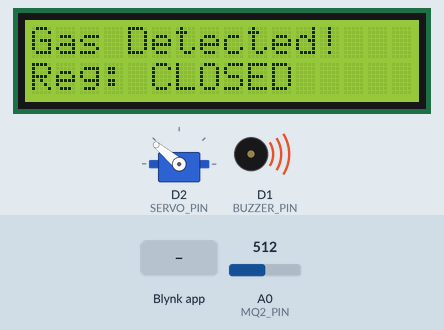
This sketch was run on a simulated ESP8266 (NodeMCU). Shown: servo, 16×2 character LCD, buzzer (waves = sounding, pin HIGH). The test bench sets the inputs (shaded band); at power-on: A0 (MQ2_PIN) = 512. WiFi joins after 1.5 s; servers stay silent unless stated; what the sketch prints to the serial monitor is not drawn.

Above: at 5.7 s.
5.8 s: Blynk app writes 0 to V3
At 6.8 s:
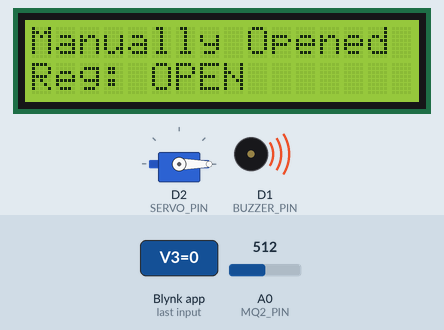
7.3 s: Blynk app writes 1 to V3
At 7.9 s:
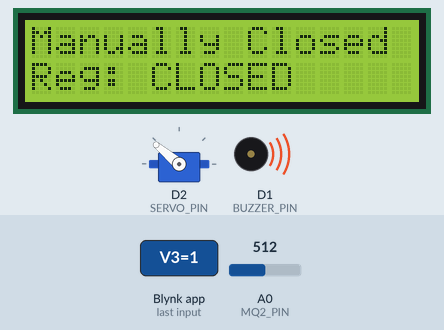
8.8 s: Blynk app writes 200 to V3
At 10.2 s:
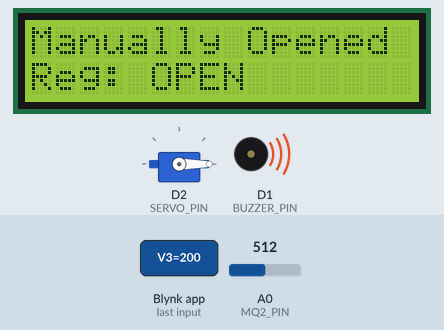
12.0 s: A0 (MQ2_PIN) set to 214
13.6 s: A0 (MQ2_PIN) set to 184
At 15.1 s:
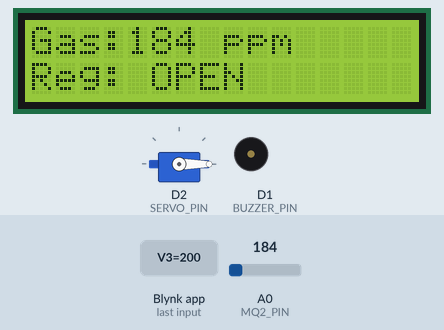
15.4 s: Blynk app writes 1 to V3
At 21.9 s:
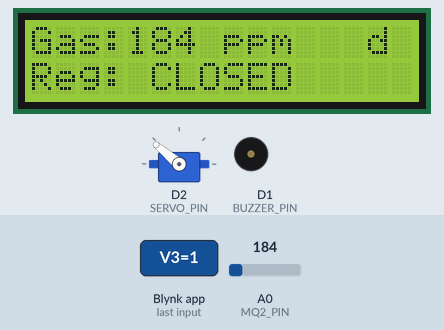
Timing chart, 0 to 22.4 s (numbered marks = the images above; inputs shaded):
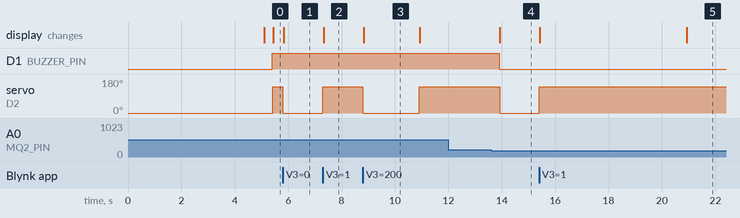

The sketch:

main.ino
```cpp
// Blynk credentials
#define BLYNK_TEMPLATE_ID "TMPL3x6cbS8-_"
#define BLYNK_TEMPLATE_NAME "GAS LVL"
#define BLYNK_AUTH_TOKEN "KB0O_cW0UF3cQGtxvfheYnFJRr0HpXTL"

#include <ESP8266WiFi.h>
#include <BlynkSimpleEsp8266.h>
#include <Servo.h>
#include <Wire.h>
#include <LiquidCrystal_I2C.h>

// Pin definitions
#define MQ2_PIN A0        // Analog pin connected to MQ2 sensor
#define BUZZER_PIN D1     // Buzzer pin
#define SERVO_PIN D2      // Servo connected to gas regulator

// Reassign I2C pins for LCD
#define SDA_PIN D5
#define SCL_PIN D6

// WiFi credentials
char ssid[] = "Smart Bin";
char pass[] = "7899262658";

BlynkTimer timer;
Servo regulatorServo;

// Initialize LCD with I2C address 0x27
LiquidCrystal_I2C lcd(0x27, 16, 2);

const int GAS_THRESHOLD = 200;  // Adjust as per calibration
int lastGasValue = 0;           // For change detection
const int SEND_DIFF = 3;        // Minimum difference to send update

bool manualClose = false;       // Manual control flag
int servoPosition = 0;          // Track current servo position
bool showTitle = true;          // Flag to show initial title
bool gasAlertActive = false;    // Flag for gas alert display
bool showingManual = false;     // Flag for manual display

// Forward declaration
void displayGasStatus(int gasValue);

// Function to close the gas regulator
void closeRegulator() {
  regulatorServo.write(140); // Closed position
  servoPosition = 140;
  Serial.println("Regulator CLOSED (140°)");
}

// Function to open the gas regulator
void openRegulator() {
  regulatorServo.write(0); // Open position
  servoPosition = 0;
  Serial.println("Regulator OPEN (0°)");
}

// Function to display gas status on LCD
void displayGasStatus(int gasValue) {
  if (showTitle || showingManual) return; // Skip display during title or manual messages

  lcd.setCursor(0, 0);
  lcd.print("Gas:");
  lcd.print(gasValue);
  lcd.print(" ppm   ");

  lcd.setCursor(0, 1);
  lcd.print("Reg: ");
  lcd.print(servoPosition == 0 ? "OPEN   " : "CLOSED ");
}

// Function to show gas alert on LCD
void showGasAlert() {
  lcd.setCursor(0, 0);
  lcd.print("Gas Detected!   ");
  lcd.setCursor(0, 1);
  lcd.print("Reg: CLOSED     ");
}

// Function to show manual action for 5 seconds
void showManualAction(String msg) {
  showingManual = true;
  lcd.clear();
  lcd.setCursor(0, 0);
  lcd.print(msg);
  lcd.setCursor(0, 1);
  lcd.print("Reg: ");
  lcd.print(servoPosition == 0 ? "OPEN   " : "CLOSED ");
  timer.setTimeout(5000L, []() {
    showingManual = false;
  });
}

// Function to send gas sensor data to Blynk and LCD
void sendSensorData() {
  if (showTitle || showingManual) return; // Skip readings during title/manual display

  int gasValue = analogRead(MQ2_PIN);
  Serial.print("Gas Value: ");
  Serial.println(gasValue);

  // Gas alert handling
  if (gasValue > GAS_THRESHOLD) {
    digitalWrite(BUZZER_PIN, HIGH);
    Blynk.virtualWrite(V2, 255);  // Red LED ON

    if (!manualClose) {
      closeRegulator();
      Blynk.virtualWrite(V3, 1);
    }

    showGasAlert();
    gasAlertActive = true;
  } else {
    digitalWrite(BUZZER_PIN, LOW);
    Blynk.virtualWrite(V2, 0);  // Red LED OFF

    if (!manualClose) {
      openRegulator();
      Blynk.virtualWrite(V3, 0);
    }

    gasAlertActive = false;
    displayGasStatus(gasValue);
  }

  // Send data to Blynk (only if significant change)
  if (abs(gasValue - lastGasValue) >= SEND_DIFF) {
    Blynk.virtualWrite(V0, gasValue);
    Blynk.virtualWrite(V1, gasValue > GAS_THRESHOLD ? "Gas Detected!" : "Safe");
    lastGasValue = gasValue;
  }
}

// Manual control via Blynk (V3)
BLYNK_WRITE(V3) {
  int state = param.asInt();
  manualClose = (state == 1);

  if (manualClose) {
    closeRegulator();
    showManualAction("Manually Closed");
    Blynk.virtualWrite(V1, "Manually Closed");
  } else {
    openRegulator();
    showManualAction("Manually Opened");
    Blynk.virtualWrite(V1, "Manually Opened");
  }
}

// Function to stop showing title after 5 seconds
void hideTitle() {
  showTitle = false;
  lcd.clear();
}

void setup() {
  Serial.begin(9600);

  pinMode(MQ2_PIN, INPUT);
  pinMode(BUZZER_PIN, OUTPUT);
  digitalWrite(BUZZER_PIN, LOW);

  regulatorServo.attach(SERVO_PIN);
  openRegulator();

  // Initialize I2C on custom pins
  Wire.begin(SDA_PIN, SCL_PIN);

  // Initialize LCD
  lcd.init();
  lcd.backlight();
  lcd.clear();
  lcd.setCursor(0, 0);
  lcd.print("Gas Monitoring Sys");
  lcd.setCursor(0, 1);
  lcd.print(" Initializing...  ");

  // Show title for 5 seconds
  timer.setTimeout(5000L, hideTitle);

  // Connect WiFi + Blynk
  Blynk.begin(BLYNK_AUTH_TOKEN, ssid, pass);

  timer.setInterval(500L, sendSensorData);
  Serial.println("System Initialized...");
}

void loop() {
  Blynk.run();
  timer.run();
} 
```

Measured:
- the behaviour switches between 201 and 200 on A0 (MQ2_PIN) (found by bisection; images 3 and 4)
- after the input at 5.8 s, servo on D2 (SERVO_PIN): 140° → 0° at once; the display: changes at once (image 1)
- after the input at 7.3 s, servo on D2 (SERVO_PIN): 0° → 140° at once; the display: changes at once (image 2)
- after the input at 8.8 s, servo on D2 (SERVO_PIN): 140° → 0° at once, → 140° 2.1 s later; the display: changes at once (image 3)
- after the input at 12.0 s, every drawn part: stays the same
- after the input at 13.6 s, D1 (BUZZER_PIN): HIGH → LOW after 0.31 s; servo on D2 (SERVO_PIN): 140° → 0° after 0.32 s; the display: changes after 0.33 s (image 4)
- after the input at 15.4 s, servo on D2 (SERVO_PIN): 0° → 140° at once; the display: first changes at once (image 5 shows a later state)
- what the display in image 3 shows lasts 2.1 s, from 8.8 s to 10.9 s
